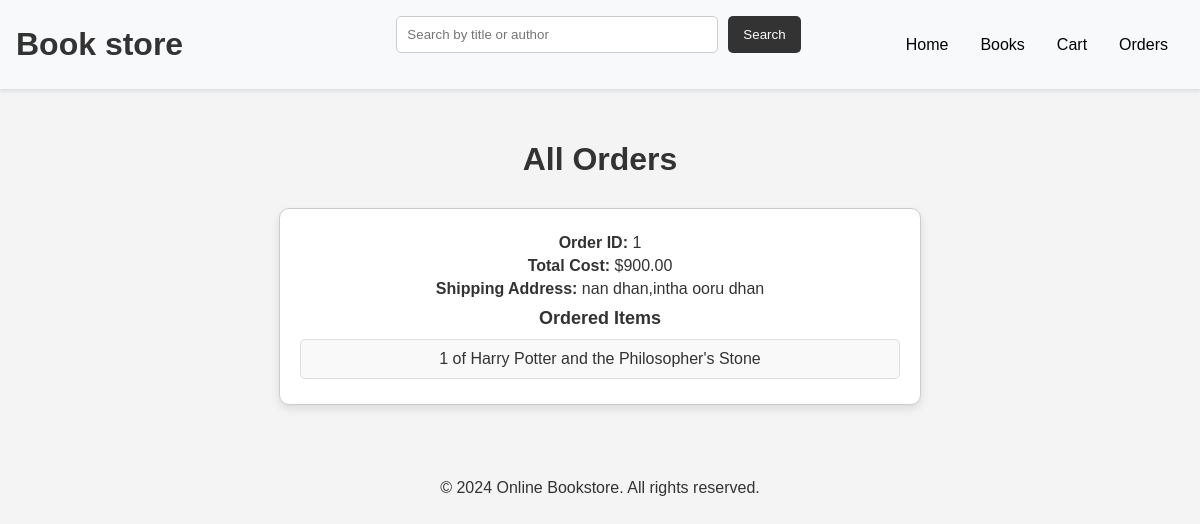
Screenshot of /orders/ with the database file from the repository.
### shope/models.py (models this page shows, shortened)
class Order(models.Model):
    total_cost = models.DecimalField(max_digits=10, decimal_places=2)
    shipping_address = models.CharField(max_length=255)
    created_at = models.DateTimeField(auto_now_add=True)

class OrderItem(models.Model):
    order = models.ForeignKey(Order, on_delete=models.CASCADE, related_name='items')
    book = models.ForeignKey(Book, on_delete=models.CASCADE)
    quantity = models.PositiveIntegerField()

class Book(models.Model):
    title = models.CharField(max_length=200)
    author = models.CharField(max_length=200)
    price = models.DecimalField(max_digits=6, decimal_places=2)
    cover_image = models.ImageField(upload_to='covers/')

### shope/views.py (the view)
# urls.py: path('orders/', views.orders_list, name='orders_list'),
def orders_list(request):
    orders = Order.objects.all()
    return render(request, 'shope/orders_list.html', {'orders': orders})

### shope/templates/shope/orders_list.html (shortened to what this page needs)
{% extends 'shope/base.html' %}
{% block content %}
<h1 style="text-align: center; margin: 20px 0;">All Orders</h1>
<ul style="list-style: none; padding: 0; display: flex; flex-direction: column; align-items: center;">
    {% for order in orders %}
        <li style="background-color: white; border: 1px solid #ccc; border-radius: 10px; margin: 10px; padding: 20px; width: 90%; max-width: 600px; box-shadow: 0 4px 8px rgba(0,0,0,0.1);">
            <p style="margin: 5px 0;"><strong>Order ID:</strong> {{ order.id }}</p>
            <p style="margin: 5px 0;"><strong>Total Cost:</strong> ${{ order.total_cost }}</p>
            <p style="margin: 5px 0;"><strong>Shipping Address:</strong> {{ order.shipping_address }}</p>
            <div class="order-items" style="margin-top: 10px;">
                <h2 style="font-size: 18px; margin: 10px 0;">Ordered Items</h2>
                <ul style="list-style: none; padding: 0;">
                    {% for item in order.items.all %}
                        <li style="background-color: #f9f9f9; border: 1px solid #ddd; border-radius: 5px; margin: 5px 0; padding: 10px;">{{ item.quantity }} of {{ item.book.title }}</li>
                    {% endfor %}
                </ul>
            </div>
        </li>
    {% endfor %}
</ul>
{% endblock %}

### shope/static/shope/css/style.css (style rules this page uses)
body { font-family: Arial, sans-serif; margin: 0; padding: 0; background-color: #f4f4f4; color: #333; }

### rows the page displays
Order: id "1", total_cost "900.00", shipping_address "nan dhan,intha ooru dhan"
OrderItem: quantity "1", book "Harry Potter and the Philosopher's Stone"
